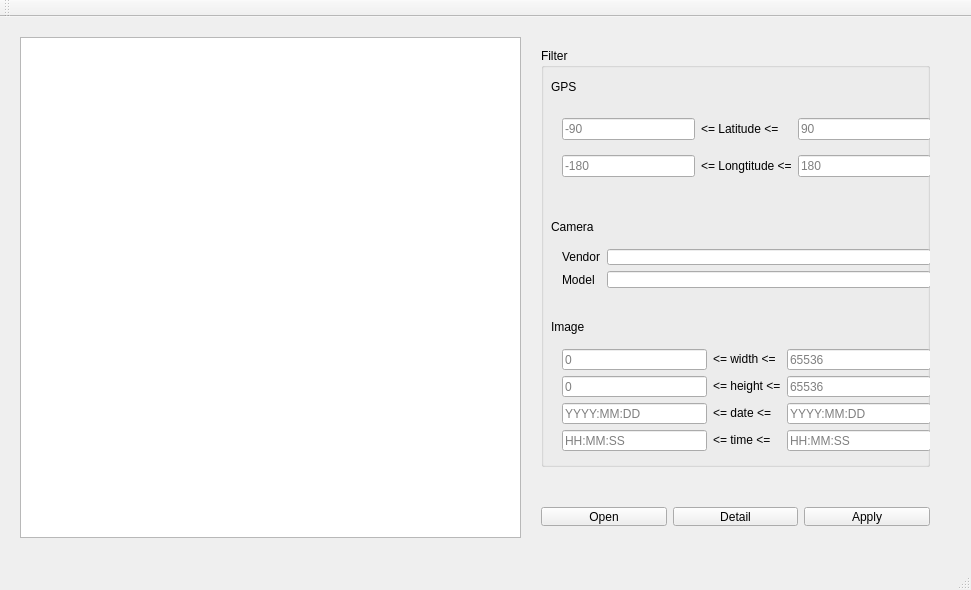
<?xml version="1.0" encoding="UTF-8"?>
<ui version="4.0">
 <class>MainWindow</class>
 <widget class="QMainWindow" name="MainWindow">
  <property name="geometry">
   <rect>
    <x>0</x>
    <y>0</y>
    <width>971</width>
    <height>590</height>
   </rect>
  </property>
  <property name="windowTitle">
   <string>MainWindow</string>
  </property>
  <widget class="QWidget" name="centralWidget">
   <widget class="QListWidget" name="listFiles">
    <property name="geometry">
     <rect>
      <x>20</x>
      <y>20</y>
      <width>501</width>
      <height>501</height>
     </rect>
    </property>
   </widget>
   <widget class="QWidget" name="verticalLayoutWidget">
    <property name="geometry">
     <rect>
      <x>530</x>
      <y>20</y>
      <width>411</width>
      <height>441</height>
     </rect>
    </property>
    <layout class="QVBoxLayout" name="verticalLayout">
     <item>
      <widget class="QGroupBox" name="grpFilter">
       <property name="title">
        <string>Filter</string>
       </property>
       <widget class="QLabel" name="label">
        <property name="geometry">
         <rect>
          <x>10</x>
          <y>30</y>
          <width>72</width>
          <height>18</height>
         </rect>
        </property>
        <property name="text">
         <string>GPS</string>
        </property>
       </widget>
       <widget class="QLabel" name="label_4">
        <property name="geometry">
         <rect>
          <x>10</x>
          <y>170</y>
          <width>72</width>
          <height>18</height>
         </rect>
        </property>
        <property name="text">
         <string>Camera</string>
        </property>
       </widget>
       <widget class="QLabel" name="label_7">
        <property name="geometry">
         <rect>
          <x>10</x>
          <y>270</y>
          <width>72</width>
          <height>18</height>
         </rect>
        </property>
        <property name="text">
         <string>Image</string>
        </property>
       </widget>
       <widget class="QWidget" name="gridLayoutWidget">
        <property name="geometry">
         <rect>
          <x>10</x>
          <y>50</y>
          <width>391</width>
          <height>101</height>
         </rect>
        </property>
        <layout class="QGridLayout" name="gridLayout">
         <item row="1" column="1">
          <widget class="QLabel" name="label_3">
           <property name="text">
            <string>&lt;= Longtitude &lt;=</string>
           </property>
          </widget>
         </item>
         <item row="0" column="1">
          <widget class="QLabel" name="label_2">
           <property name="text">
            <string> &lt;= Latitude &lt;=</string>
           </property>
          </widget>
         </item>
         <item row="1" column="2">
          <widget class="QLineEdit" name="lineLongtitudeMax">
           <property name="placeholderText">
            <string>180</string>
           </property>
          </widget>
         </item>
         <item row="1" column="0">
          <widget class="QLineEdit" name="lineLongtitudeMin">
           <property name="placeholderText">
            <string>-180</string>
           </property>
          </widget>
         </item>
         <item row="0" column="0">
          <widget class="QLineEdit" name="lineLatitudeMin">
           <property name="placeholderText">
            <string>-90</string>
           </property>
          </widget>
         </item>
         <item row="0" column="2">
          <widget class="QLineEdit" name="lineLatitudeMax">
           <property name="placeholderText">
            <string>90</string>
           </property>
          </widget>
         </item>
        </layout>
       </widget>
       <widget class="QWidget" name="formLayoutWidget">
        <property name="geometry">
         <rect>
          <x>10</x>
          <y>190</y>
          <width>391</width>
          <height>61</height>
         </rect>
        </property>
        <layout class="QFormLayout" name="formLayout">
         <item row="0" column="0">
          <widget class="QLabel" name="label_5">
           <property name="text">
            <string>Vendor</string>
           </property>
          </widget>
         </item>
         <item row="0" column="1">
          <widget class="QLineEdit" name="lineVedor"/>
         </item>
         <item row="1" column="0">
          <widget class="QLabel" name="label_6">
           <property name="text">
            <string>Model</string>
           </property>
          </widget>
         </item>
         <item row="1" column="1">
          <widget class="QLineEdit" name="lineModel"/>
         </item>
        </layout>
       </widget>
       <widget class="QWidget" name="gridLayoutWidget_3">
        <property name="geometry">
         <rect>
          <x>10</x>
          <y>290</y>
          <width>391</width>
          <height>124</height>
         </rect>
        </property>
        <layout class="QGridLayout" name="gridLayout_3">
         <item row="1" column="0">
          <widget class="QLineEdit" name="lineHeightMin">
           <property name="placeholderText">
            <string>0</string>
           </property>
          </widget>
         </item>
         <item row="0" column="0">
          <widget class="QLineEdit" name="lineWidthMin">
           <property name="placeholderText">
            <string>0</string>
           </property>
          </widget>
         </item>
         <item row="0" column="2">
          <widget class="QLineEdit" name="lineWidthMax">
           <property name="placeholderText">
            <string>65536</string>
           </property>
          </widget>
         </item>
         <item row="2" column="1">
          <widget class="QLabel" name="label_17">
           <property name="text">
            <string> &lt;= date &lt;=</string>
           </property>
          </widget>
         </item>
         <item row="2" column="0">
          <widget class="QLineEdit" name="lineDateMin">
           <property name="placeholderText">
            <string>YYYY:MM:DD</string>
           </property>
          </widget>
         </item>
         <item row="2" column="2">
          <widget class="QLineEdit" name="lineDateMax">
           <property name="placeholderText">
            <string>YYYY:MM:DD</string>
           </property>
          </widget>
         </item>
         <item row="1" column="2">
          <widget class="QLineEdit" name="lineHeightMax">
           <property name="placeholderText">
            <string>65536</string>
           </property>
          </widget>
         </item>
         <item row="0" column="1">
          <widget class="QLabel" name="label_16">
           <property name="text">
            <string> &lt;= width &lt;=</string>
           </property>
          </widget>
         </item>
         <item row="1" column="1">
          <widget class="QLabel" name="label_15">
           <property name="text">
            <string>&lt;= height &lt;=</string>
           </property>
          </widget>
         </item>
         <item row="3" column="0">
          <widget class="QLineEdit" name="lineTimeMin">
           <property name="placeholderText">
            <string>HH:MM:SS</string>
           </property>
          </widget>
         </item>
         <item row="3" column="1">
          <widget class="QLabel" name="label_18">
           <property name="text">
            <string> &lt;= time &lt;=</string>
           </property>
          </widget>
         </item>
         <item row="3" column="2">
          <widget class="QLineEdit" name="lineTimeMax">
           <property name="placeholderText">
            <string>HH:MM:SS</string>
           </property>
          </widget>
         </item>
        </layout>
       </widget>
      </widget>
     </item>
    </layout>
   </widget>
   <widget class="QWidget" name="horizontalLayoutWidget">
    <property name="geometry">
     <rect>
      <x>530</x>
      <y>479</y>
      <width>411</width>
      <height>41</height>
     </rect>
    </property>
    <layout class="QHBoxLayout" name="horizontalLayout">
     <item>
      <widget class="QPushButton" name="btnOpen">
       <property name="text">
        <string>Open</string>
       </property>
      </widget>
     </item>
     <item>
      <widget class="QPushButton" name="btnDetail">
       <property name="text">
        <string>Detail</string>
       </property>
      </widget>
     </item>
     <item>
      <widget class="QPushButton" name="btnApply">
       <property name="text">
        <string>Apply</string>
       </property>
      </widget>
     </item>
    </layout>
   </widget>
  </widget>
  <widget class="QMenuBar" name="menuBar">
   <property name="geometry">
    <rect>
     <x>0</x>
     <y>0</y>
     <width>971</width>
     <height>23</height>
    </rect>
   </property>
  </widget>
  <widget class="QToolBar" name="mainToolBar">
   <attribute name="toolBarArea">
    <enum>TopToolBarArea</enum>
   </attribute>
   <attribute name="toolBarBreak">
    <bool>false</bool>
   </attribute>
  </widget>
  <widget class="QStatusBar" name="statusBar"/>
  <action name="actionOpen">
   <property name="text">
    <string>Open</string>
   </property>
  </action>
 </widget>
 <layoutdefault spacing="6" margin="11"/>
 <resources/>
 <connections/>
</ui>
